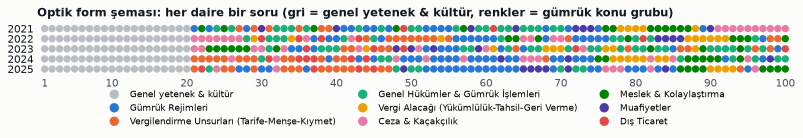
#> input picture analiz/grafikler/00_optik_form_semasi.png, 1605 x 275 px (shown at 1/2 size)
$ python key_sprite.py ../../analiz/grafikler/00_optik_form_semasi.png out.png ../../analiz/grafikler/10_karsilastirma_konu_isi_haritasi.png 1.0
#> lines starting #> are read from the running program, lines starting #| are printed output that depends on the picture; long printed decimals are rounded
import numpy as np, cv2, sys
from PIL import Image
src = np.array(Image.open(sys.argv[1]).convert('RGB')).astype(np.float32)
bg = np.array([20,40,99], np.float32)
d = np.sqrt(((src-bg)**2).sum(-1))
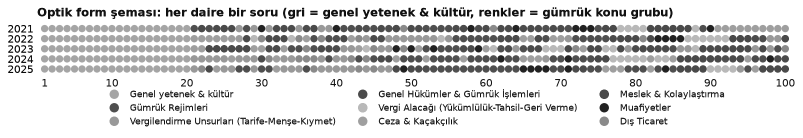
#> d: shape (275, 1605) float32 (shown at 1/2 size); min 47.85, max 349.1, mean 303.1; drawn with min black and max white
print('bg d pct', np.percentile(d[:40,:200], [50,90,99,100]))
#| bg d pct [349.102 349.102 349.102 349.102]
T = float(sys.argv[4]) if len(sys.argv)>4 else 18
cand = (d < T).astype(np.uint8)
#> cand: shape (275, 1605); every value is 0
n, lab = cv2.connectedComponents(cand, connectivity=4)
#> lab: shape (275, 1605) int32; every value is 0
#> n = 1
border = set(np.unique(np.concatenate([lab[0,:],lab[-1,:],lab[:,0],lab[:,-1]])).tolist()) - {0}
#> border = 0 items
bgmask = np.isin(lab, list(border)).astype(np.uint8)
# close small specks
bgmask = cv2.morphologyEx(bgmask, cv2.MORPH_OPEN, np.ones((3,3),np.uint8))
fg = 1 - bgmask
#> fg: shape (275, 1605); every value is 1
# remove tiny fg islands
n2, lab2, stats, _ = cv2.connectedComponentsWithStats(fg.astype(np.uint8), connectivity=8)
#> lab2: shape (275, 1605) int32; every value is 1
#> n2 = 2; stats = [[-1, 2147483647, 0, 0, 0], [0, 0, 1605, 275, 441375]]
keep = np.zeros(n2, bool); keep[1:] = stats[1:, cv2.CC_STAT_AREA] > 4000
#> after `keep = np.zeros(n2, bool)`: keep = [False, False]
fg = keep[lab2].astype(np.float32)
#> fg: shape (275, 1605) float32; every value is 1
# erode 1px then feather
fg = cv2.erode(fg, np.ones((3,3),np.uint8), iterations=1)
a = cv2.GaussianBlur(fg, (0,0), 1.2)
#> a: shape (275, 1605) float32; every value is 1
aa = np.clip(a,1e-3,1)[...,None]
col = np.clip((src - (1-aa)*bg)/aa, 0, 255)
rgba = np.dstack([col, a*255]).astype(np.uint8)
#> rgba is the input picture: shape (275, 1605, 4); mean R, G, B, A 217.1, 219.1, 217.1, 255
colmask = (a>0.5).any(0)
xs = np.where(colmask)[0]
#> xs = 1605 values from 0 to 1604
groups=[]; start=xs[0]; prev=xs[0]
#> after `start = xs[0]`: start = 0
#> after `prev = xs[0]`: prev = 0
for x in xs[1:]:
    if x-prev>40: groups.append((start,prev)); start=x
    prev=x
#> after the loop, groups = []
groups.append((start,prev))
names = sys.argv[3].split(',')
print(len(groups), groups)
#| 1 [(0, 1604)]
for (x0,x1),nm in zip(groups,names):
    sub = rgba[:, max(0,x0-12):x1+12]
    rows = np.where((sub[...,3]>128).any(1))[0]
    sub = sub[max(0,rows[0]-12):min(sub.shape[0],rows[-1]+8)]
    Image.fromarray(sub).save(f"{sys.argv[2]}/{nm}.png")
    print(nm, sub.shape)
#> this loop made 1 pass
#> (x0, x1) on pass 1: (0, 1604)
#| ../../analiz/grafikler/10_karsilastirma_konu_isi_haritasi.png (275, 1605, 4)

$ run again, on analiz/grafikler/11_en_cok_soru_gelen_konular.png
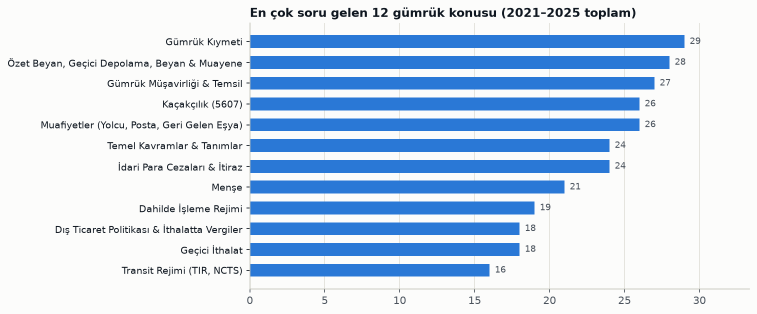
#> input picture analiz/grafikler/11_en_cok_soru_gelen_konular.png, 1514 x 628 px (shown at 1/2 size)
#> `d = np.sqrt(((src-bg)**2).sum(-1))`:
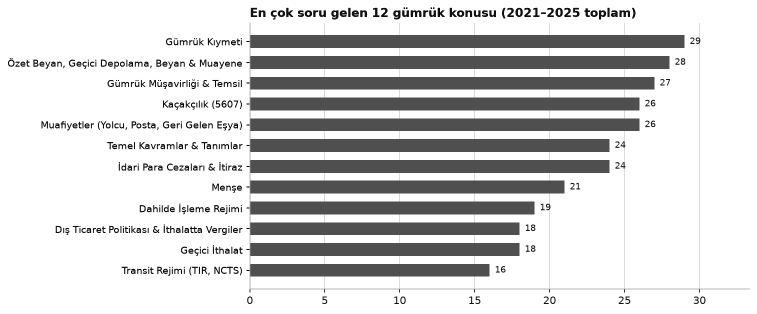
#> d: shape (628, 1514) float32 (shown at 1/2 size); min 47.85, max 349.1, mean 295.7; drawn with min black and max white
#| bg d pct [349.102 349.102 349.102 349.102]
#> cand: shape (628, 1514); every value is 0
#> lab: shape (628, 1514) int32; every value is 0
#> n = 1
#> border = 0 items
#> lab2: shape (628, 1514) int32; every value is 1
#> n2 = 2; stats = [[-1, 2147483647, 0, 0, 0], [0, 0, 1514, 628, 950792]]
#> a: shape (628, 1514) float32; every value is 1
#> rgba is the input picture: shape (628, 1514, 4); mean R, G, B, A 200, 217.6, 238, 255
#> xs = 1514 values from 0 to 1513
#> start = 0
#> after the loop `for x in xs[1:]:`: groups = []
#| 1 [(0, 1513)]
#> the loop `for (x0,x1),nm in zip(groups,names):` made 1 pass
#> (x0, x1) on pass 1: (0, 1513)
#> (printed output is left out)

$ run again, on analiz/grafikler/12_konu_grubu_paylari.png
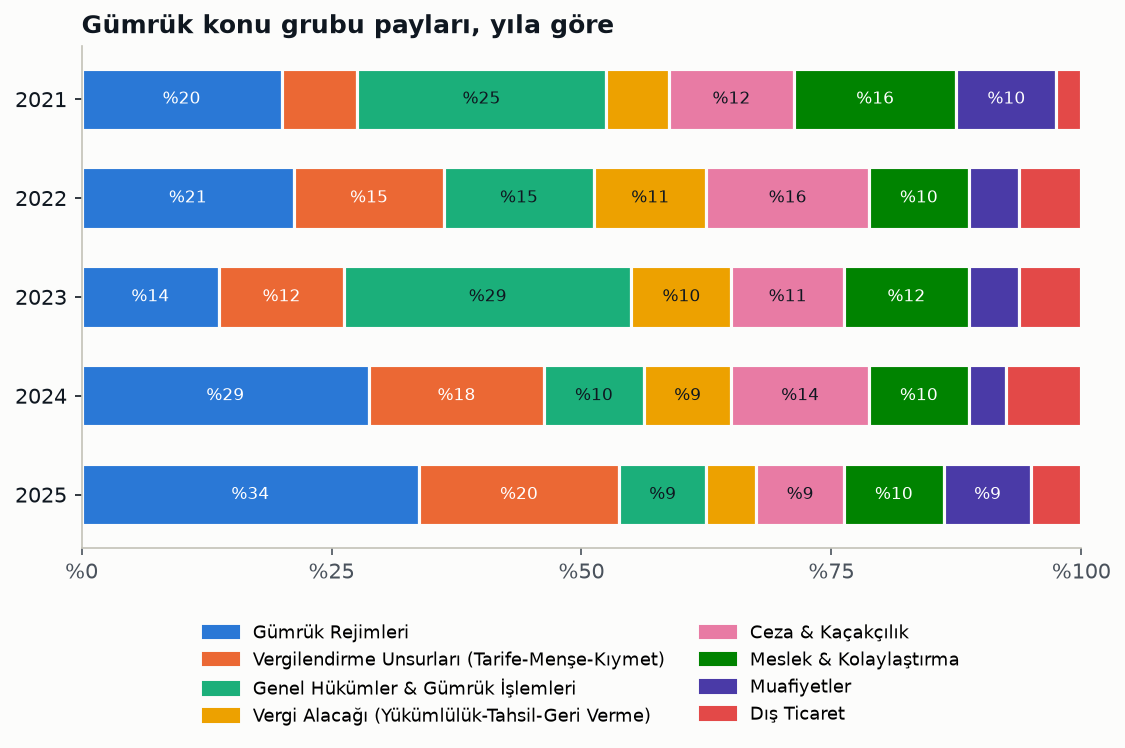
#> input picture analiz/grafikler/12_konu_grubu_paylari.png, 1125 x 748 px
#> `d = np.sqrt(((src-bg)**2).sum(-1))`:
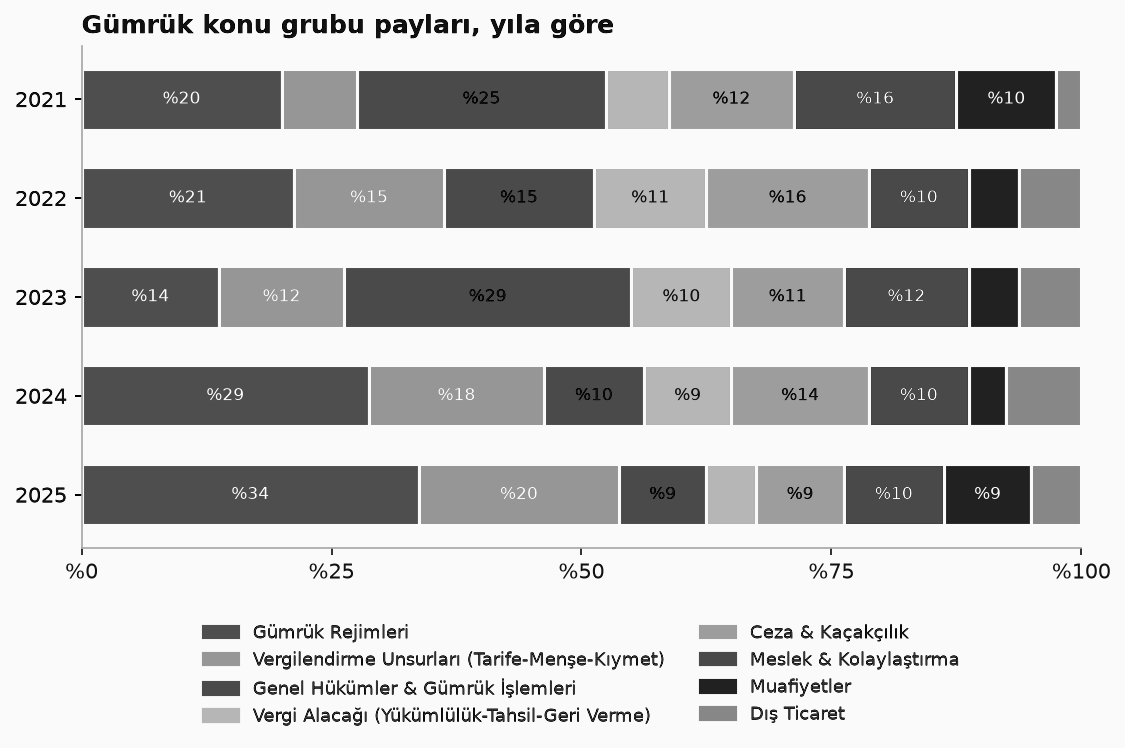
#> d: shape (748, 1125) float32; min 47.85, max 354.7, mean 284.1; drawn with min black and max white
#| bg d pct [349.102 349.102 349.102 349.102]
#> cand: shape (748, 1125); every value is 0
#> lab: shape (748, 1125) int32; every value is 0
#> n = 1
#> border = 0 items
#> lab2: shape (748, 1125) int32; every value is 1
#> n2 = 2; stats = [[-1, 2147483647, 0, 0, 0], [0, 0, 1125, 748, 841500]]
#> a: shape (748, 1125) float32; every value is 1
#> rgba is the input picture: shape (748, 1125, 4); mean R, G, B, A 200.9, 204.8, 200.4, 255
#> xs = 1125 values from 0 to 1124
#> start = 0
#> after the loop `for x in xs[1:]:`: groups = []
#| 1 [(0, 1124)]
#> the loop `for (x0,x1),nm in zip(groups,names):` made 1 pass
#> (x0, x1) on pass 1: (0, 1124)
#> (printed output is left out)

$ run again, on analiz/grafikler/13_soru_kalibi_yillara_gore.png
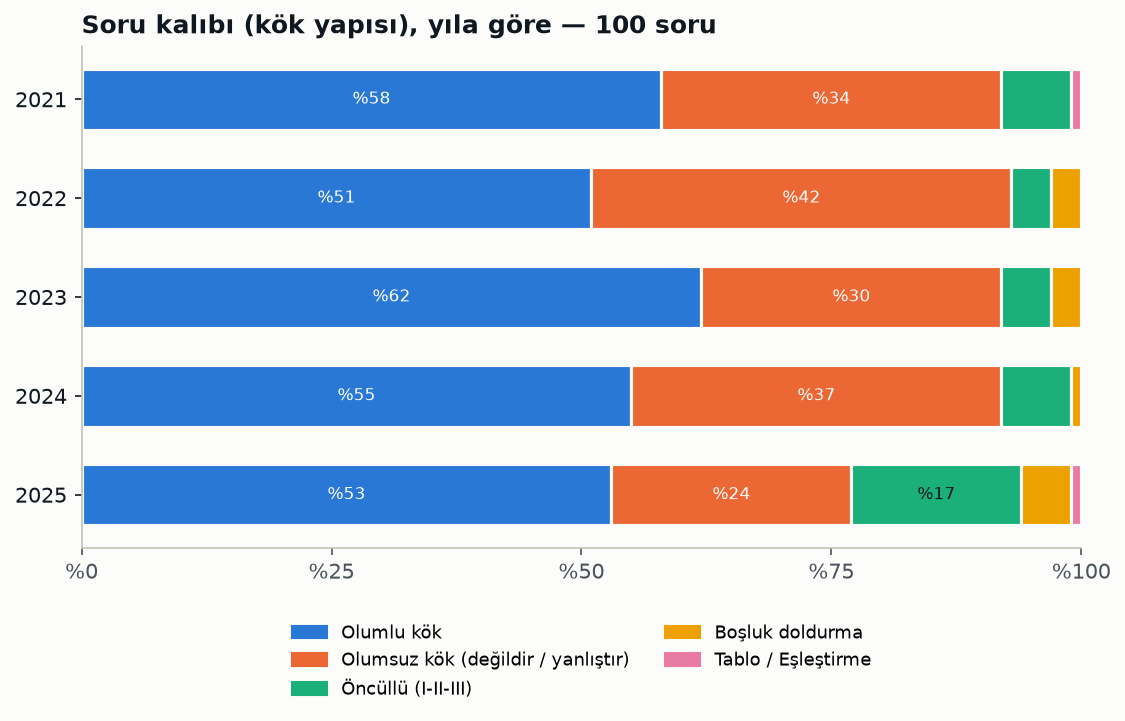
#> input picture analiz/grafikler/13_soru_kalibi_yillara_gore.png, 1125 x 721 px
#> `d = np.sqrt(((src-bg)**2).sum(-1))`:
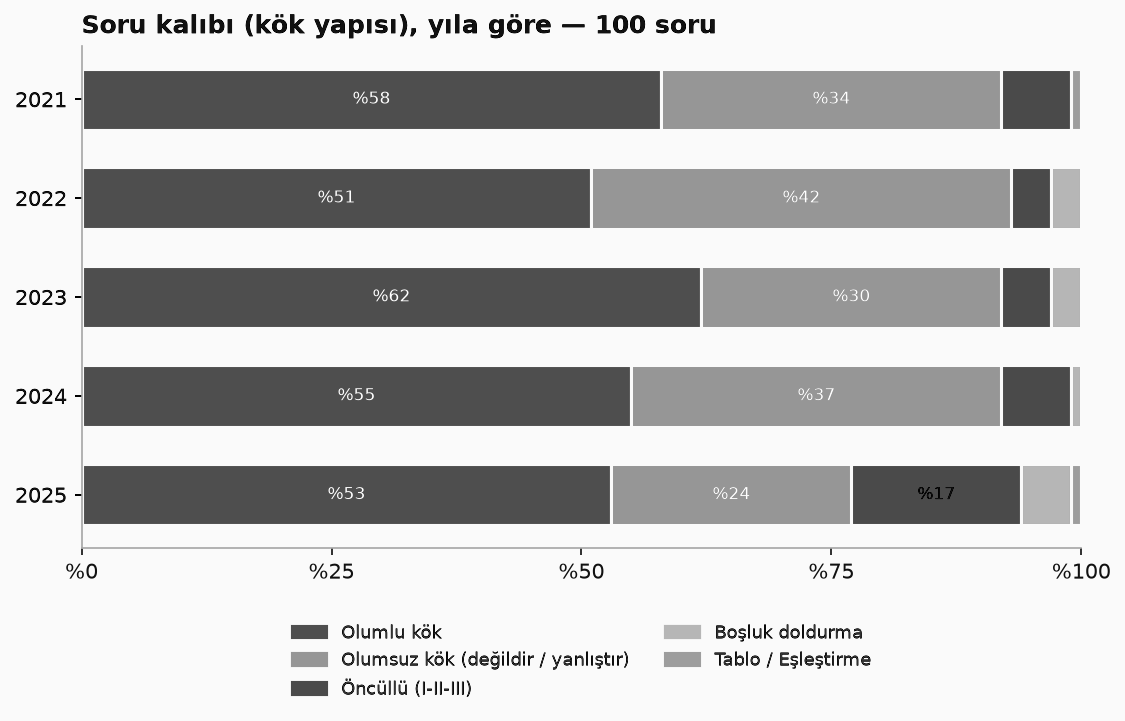
#> d: shape (721, 1125) float32; min 47.85, max 354.7, mean 282.2; drawn with min black and max white
#| bg d pct [349.102 349.102 349.102 349.102]
#> cand: shape (721, 1125); every value is 0
#> lab: shape (721, 1125) int32; every value is 0
#> n = 1
#> border = 0 items
#> lab2: shape (721, 1125) int32; every value is 1
#> n2 = 2; stats = [[-1, 2147483647, 0, 0, 0], [0, 0, 1125, 721, 811125]]
#> a: shape (721, 1125) float32; every value is 1
#> rgba is the input picture: shape (721, 1125, 4); mean R, G, B, A 198.4, 201.8, 211, 255
#> xs = 1125 values from 0 to 1124
#> start = 0
#> after the loop `for x in xs[1:]:`: groups = []
#| 1 [(0, 1124)]
#> the loop `for (x0,x1),nm in zip(groups,names):` made 1 pass
#> (x0, x1) on pass 1: (0, 1124)
#> (printed output is left out)
